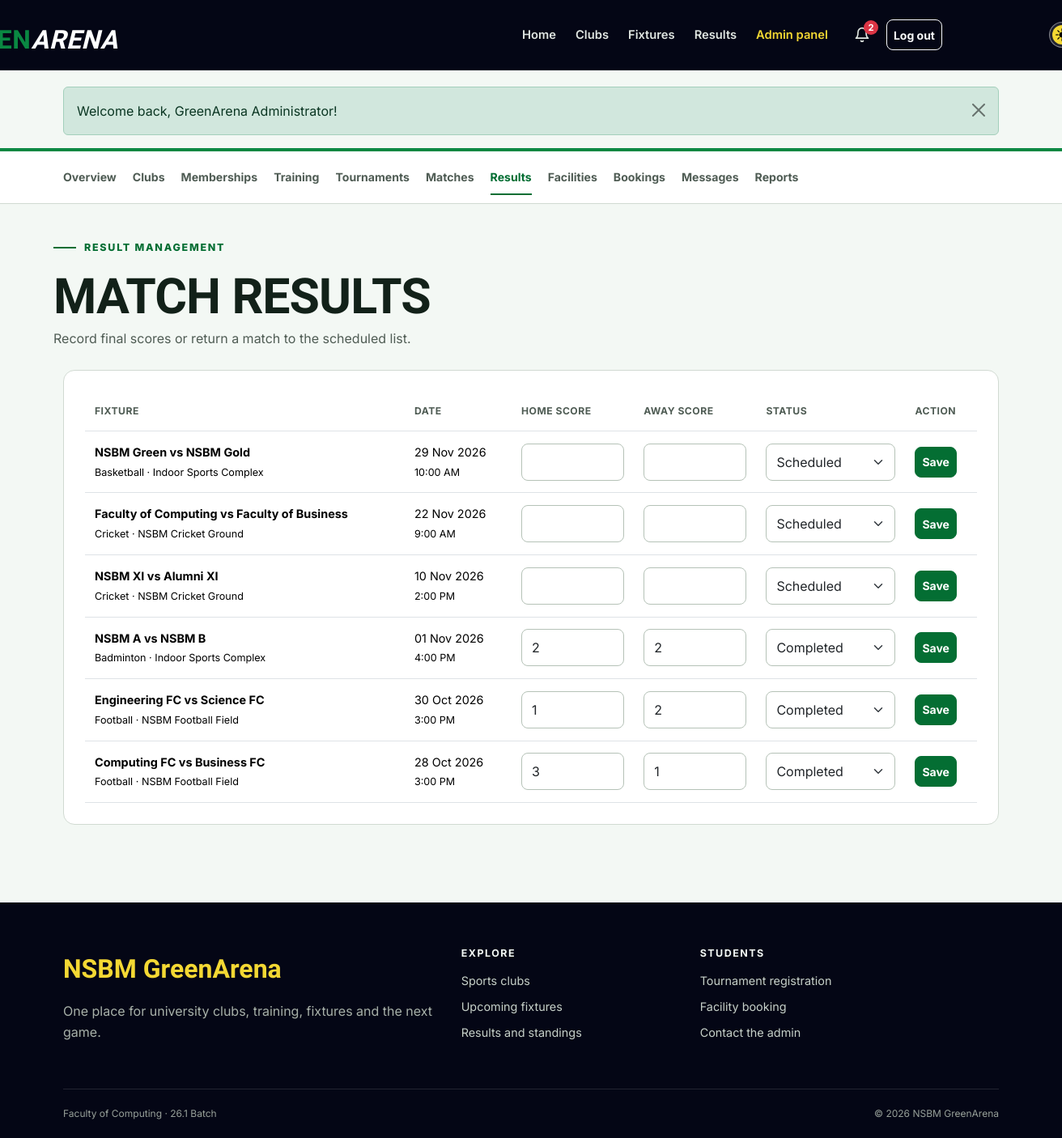
/admin/results.php (signed in), run on the app's committed database.
### tables this page shows
CREATE TABLE matches (
    id INT UNSIGNED AUTO_INCREMENT PRIMARY KEY,
    tournament_id INT UNSIGNED NULL,
    sport VARCHAR(80) NOT NULL,
    home_team VARCHAR(100) NOT NULL,
    away_team VARCHAR(100) NOT NULL,
    match_datetime DATETIME NOT NULL,
    venue VARCHAR(120) NOT NULL,
    status ENUM('scheduled', 'completed', 'cancelled') NOT NULL DEFAULT 'scheduled',
    home_score SMALLINT UNSIGNED NULL,
    away_score SMALLINT UNSIGNED NULL,
    created_at TIMESTAMP DEFAULT CURRENT_TIMESTAMP,
    FOREIGN KEY (tournament_id) REFERENCES tournaments(id) ON DELETE SET NULL
);

### includes/functions.php (called while the page is built, shortened)
<?php
function e($value)
{
    return htmlspecialchars($value ?? '', ENT_QUOTES);
}
function run_query($sql, $params = [])
{
    global $connection;
    $statement = mysqli_prepare($connection, $sql);
    if (count($params) > 0) {
        $types = str_repeat('s', count($params));
        mysqli_stmt_bind_param($statement, $types, ...$params);
    }
    if (!mysqli_stmt_execute($statement)) {
        die('SQL error: ' . mysqli_stmt_error($statement));
    }
    return $statement;
}
function fetch_all($sql, $params = [])
{
    $statement = run_query($sql, $params);
    $result = mysqli_stmt_get_result($statement);
    return mysqli_fetch_all($result, MYSQLI_ASSOC);
}
function format_date($date, $format = 'd M Y')
{
    if ($date) {
        return date($format, strtotime($date));
    }
    return 'Not set';
}
function format_time($time)
{
    if ($time) {
        return date('g:i A', strtotime($time));
    }
    return 'Not set';
}

### admin/results.php (the view, shortened to what this page needs)
<?php
$matches = fetch_all('SELECT * FROM matches ORDER BY FIELD(status, "scheduled", "completed", "cancelled"), match_datetime DESC');
include __DIR__ . '/../includes/header.php';
include __DIR__ . '/../includes/admin_nav.php';
?>
<div class="container dashboard-head"><span class="section-kicker">Result management</span>
    <h1>Match results</h1><p>Record final scores or return a match to the scheduled list.</p>
</div>
<div class="container dashboard-content">
    <section class="content-panel">
        <div class="table-responsive">
            <table class="table">
                <thead>
                    <tr>
                        <th>Fixture</th>
                        <th>Date</th>
                        <th>Home score</th>
                        <th>Away score</th>
                        <th>Status</th>
                        <th>Action</th>
                    </tr>
                </thead>
                <tbody>
                    <?php foreach ($matches as $match): ?>
                        <tr>
                            <td>
                                <strong><?= e($match['home_team']) ?> vs <?= e($match['away_team']) ?></strong><br><small><?= e($match['sport']) ?> · <?= e($match['venue']) ?></small>
                            </td>
                            <td><?= format_date($match['match_datetime']) ?><br><small><?= format_time($match['match_datetime']) ?></small></td>
                            <td>
                                <input class="form-control" type="number" id="home-<?= $match['id'] ?>" name="home_score" min="0" max="999" value="<?= e((string) $match['home_score']) ?>" form="result-<?= $match['id'] ?>">
                            </td>
                            <td>
                                <input class="form-control" type="number" id="away-<?= $match['id'] ?>" name="away_score" min="0" max="999" value="<?= e((string) $match['away_score']) ?>" form="result-<?= $match['id'] ?>">
                            </td>
                            <td>
                                <select class="form-select" id="status-<?= $match['id'] ?>" name="status" form="result-<?= $match['id'] ?>">
                                    <?php foreach (['scheduled', 'completed', 'cancelled'] as $option): ?>
                                        <option value="<?= $option ?>" <?= $match['status'] === $option ? 'selected' : '' ?>><?= ucfirst($option) ?></option>
                                    <?php endforeach; ?>
                                </select>
                            </td>
                            <td>
                                <button class="btn btn-sm btn-sport" type="submit" form="result-<?= $match['id'] ?>">Save</button>
                            </td>
                    </tr><?php endforeach; ?>
                </tbody>
            </table>
        </div>
    </section>
</div>
<?php include __DIR__ . '/../includes/footer.php'; ?>

### assets/css/style.css (style rules this page uses)
:root { --navy-950: #040615; --navy-900: #0d1023; --navy-800: #191d34; --green-600: #0a8842; --green-700: #046e33; --green-800: #055728; --yellow-400: #f4d833; --paper-50: #f3f8f4; --paper-100: #e7efe9; --ink-900: #122119; --ink-600: #4f5c54; --page-bg: var(--paper-50); --page-text: var(--ink-900); --muted-text: var(--ink-600); --brand: var(--green-700); --brand-hover: var(--green-800); --highlight: var(--yellow-400); --highlight2: var(--green-600); --dark-surface: var(--navy-950); --line: #d1dad2; --radius-sm: 8px; --radius-md: 14px; --radius-lg: 22px; --shadow: 0 12px 32px rgba(11, 26, 18, 0.08); }
* { box-sizing: border-box; }
html { scroll-behavior: smooth; }
body { min-height: 100dvh; margin: 0; background: var(--page-bg); color: var(--page-text); font-family: "Inter", sans-serif; font-size: 16px; line-height: 1.65; }
button, a, input, select, textarea { transition: color 180ms ease-out, background-color 180ms ease-out, border-color 180ms ease-out, transform 180ms ease-out; }
h1, h2, h3, h4, .display-font { font-family: "Barlow Condensed", sans-serif; font-weight: 700; line-height: 1.05; letter-spacing: -0.015em; }
h1 { font-size: clamp(2.5rem, 6vw, 4.8rem); }
p { max-width: 72ch; }
.container { max-width: 1180px; }
.btn { min-height: 44px; display: inline-flex; align-items: center; justify-content: center; gap: 8px; font-weight: 700; border-radius: var(--radius-sm); }
.btn-sm { min-height: 38px; }
.btn-sport { background: var(--brand); border-color: var(--brand); color: #fff; }
.hero-kicker, .section-kicker { display: inline-flex; align-items: center; gap: 10px; margin-bottom: 18px; color: var(--brand); font-size: 0.78rem; font-weight: 800; letter-spacing: 0.14em; text-transform: uppercase; }
.hero-kicker::before, .section-kicker::before { content: ""; width: 28px; height: 2px; background: currentColor; }
.content-panel { padding: 26px; margin-bottom: 24px; background: #fff; border: 1px solid var(--line); border-radius: var(--radius-md); }
.form-control, .form-select { min-height: 46px; border-radius: var(--radius-sm); border-color: #b5c2b7; }
.dashboard-head { padding: 36px 0 26px; }
.dashboard-head h1 { margin: 0; font-size: clamp(2.5rem, 5vw, 3.8rem); text-transform: uppercase; }
.dashboard-head p { margin: 6px 0 0; color: var(--muted-text); }
.dashboard-content { padding-bottom: 72px; }
.table { margin-bottom: 0; vertical-align: middle; }
.table > :not(caption) > * > * { padding: 14px 12px; }
.table thead th { color: var(--muted-text); font-size: 0.76rem; letter-spacing: 0.04em; text-transform: uppercase; white-space: nowrap; }
.table tbody td { font-size: 0.9rem; }

### data on the page
matches: home_team "NSBM Green", away_team "NSBM Gold", sport "Basketball", venue "Indoor Sports Complex", match_datetime "29 Nov 2026", match_datetime "10:00 AM", status "Scheduled"
matches: home_team "Faculty of Computing", away_team "Faculty of Business", sport "Cricket", venue "NSBM Cricket Ground", match_datetime "22 Nov 2026", match_datetime "9:00 AM", status "Scheduled"
matches: home_team "NSBM XI", away_team "Alumni XI", sport "Cricket", venue "NSBM Cricket Ground", match_datetime "10 Nov 2026", match_datetime "2:00 PM", status "Scheduled"
matches: home_team "NSBM A", away_team "NSBM B", sport "Badminton", venue "Indoor Sports Complex", match_datetime "01 Nov 2026", match_datetime "4:00 PM", home_score "2", away_score "2", status "Completed"
matches: home_team "Engineering FC", away_team "Science FC", sport "Football", venue "NSBM Football Field", match_datetime "30 Oct 2026", match_datetime "3:00 PM", home_score "1", away_score "2", status "Completed"
matches: home_team "Computing FC", away_team "Business FC", sport "Football", venue "NSBM Football Field", match_datetime "28 Oct 2026", match_datetime "3:00 PM", home_score "3", away_score "1", status "Completed"

### other printed values
$unreadNotifications "2"
$message['message'] "Welcome back, GreenArena Administrator!"
